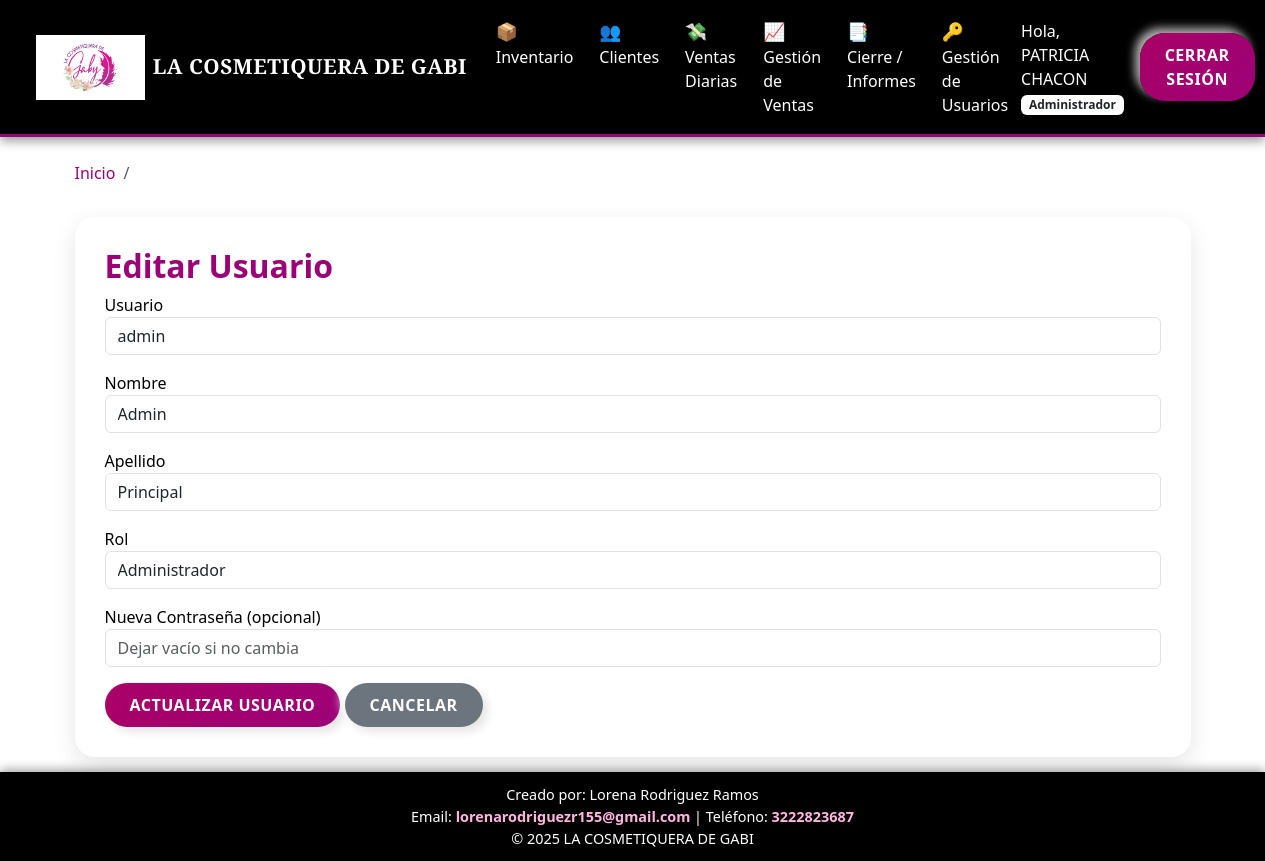
The app's page /usuarios/editar/1 (signed in) with its own data.
### app.py (models this page shows, shortened)
class Usuario(UserMixin, db.Model):
    id = db.Column(db.Integer, primary_key=True)
    username = db.Column(db.String(100), unique=True, nullable=False)
    nombre = db.Column(db.String(100), nullable=False)
    apellido = db.Column(db.String(100), nullable=False)
    cedula = db.Column(db.String(20), unique=True, nullable=False)
    rol = db.Column(db.String(50), default='Vendedora')
    password_hash = db.Column(db.String(200))

### app.py (the view, shortened to what this page needs)
@app.route('/usuarios/editar/<int:usuario_id>', methods=['GET', 'POST'])
@login_required
def editar_usuario(usuario_id):
    if current_user.rol.lower() != 'administrador':
        flash('Permiso denegado.', 'danger')
        return redirect(url_for('usuarios'))
    usuario = Usuario.query.get_or_404(usuario_id)
    return render_template('editar_usuario.html', usuario=usuario)

### app.py (called while the page is built)
@app.context_processor
def inject_global_data():
    from datetime import timedelta
    return dict(timedelta=timedelta)

@login_manager.user_loader
def load_user(user_id):
    return Usuario.query.get(int(user_id))

### templates/editar_usuario.html (shortened to what this page needs)
{% extends "base.html" %}
{% block content %}
<h2>Editar Usuario</h2>
<form method="POST">
  <div class="mb-3">
    <label>Usuario</label>
    <input type="text" name="username" class="form-control" value="{{ usuario.username }}" required>
  </div>
  <div class="mb-3">
    <label>Nombre</label>
    <input type="text" name="nombre" class="form-control" value="{{ usuario.nombre }}" required>
  </div>
  <div class="mb-3">
    <label>Apellido</label>
    <input type="text" name="apellido" class="form-control" value="{{ usuario.apellido }}" required>
  </div>
  <div class="mb-3">
    <label>Rol</label>
    <select name="rol" class="form-control" required>
      <option value="Administrador" {% if usuario.rol=='Administrador' %}selected{% endif %}>Administrador</option>
    </select>
  </div>
  <div class="mb-3">
    <label>Nueva Contraseña (opcional)</label>
    <input type="password" name="password" class="form-control" placeholder="Dejar vacío si no cambia">
  </div>
  <button type="submit" class="btn btn-primary">Actualizar Usuario</button>
  <a href="{{ url_for('usuarios') }}" class="btn btn-secondary">Cancelar</a>
</form>
{% endblock %}

### templates/base.html (shortened to what this page needs)
<!doctype html>
<html lang="es">
<head>
  <link href="https://cdn.jsdelivr.net/npm/bootstrap@5.3.3/dist/css/bootstrap.min.css" rel="stylesheet">
  <link rel="stylesheet" href="{{ url_for('static', filename='css/styles.css') }}">
  <link rel="stylesheet" href="https://cdnjs.cloudflare.com/ajax/libs/font-awesome/6.0.0-beta3/css/all.min.css">
</head>
<body>
  {% if current_user.is_authenticated %}
  <nav class="navbar navbar-expand-lg navbar-dark navbar-custom">
    <div class="container-fluid">
      <a class="navbar-brand d-flex align-items-center" href="{{ url_for('dashboard') }}">
        <img src="{{ url_for('static', filename='img/LOGO.png') }}" alt="Logo" class="logo-barra">
        <span class="titulo-logo ms-2">LA COSMETIQUERA DE GABI</span>
      </a>
      <div class="collapse navbar-collapse" id="navbarNav">
        <ul class="navbar-nav mx-auto mb-2 mb-lg-0">
          <li class="nav-item">
            <a class="nav-link" href="{{ url_for('inventario') }}">
              <span class="nav-emoji">📦</span>
              Inventario
            </a>
          </li>
          <li class="nav-item">
            <a class="nav-link" href="{{ url_for('clientes') }}">
              <span class="nav-emoji">👥</span>
              Clientes
            </a>
          </li>
          <li class="nav-item">
            <a class="nav-link" href="{{ url_for('nueva_venta') }}">
              <span class="nav-emoji">💸</span>
              Ventas Diarias
            </a>
          </li>
          {% if current_user.rol.lower() == 'administrador' %}
          <li class="nav-item">
            <a class="nav-link" href="{{ url_for('gestion_ventas') }}">
              <span class="nav-emoji">📈</span>
              Gestión de Ventas
            </a>
          </li>
          <li class="nav-item">
            <a class="nav-link" href="{{ url_for('reportes') }}">
              <span class="nav-emoji">📑</span>
              Cierre / Informes
            </a>
          </li>
          <li class="nav-item">
            <a class="nav-link" href="{{ url_for('usuarios') }}">
              <span class="nav-emoji">🔑</span>
              Gestión de Usuarios
            </a>
          </li>
          {% endif %}
        </ul>
        <span class="navbar-text me-3 text-white">
          Hola, {{ current_user.username }}
          <span class="badge bg-white text-dark">{{ current_user.rol }}</span>
        </span>
        <a class="btn btn-primary" href="{{ url_for('logout') }}">Cerrar Sesión</a>
      </div>
    </div>
  </nav>
  {% endif %}
  <div class="container mt-4 fade-in">
    {% block breadcrumb %}
    <nav aria-label="breadcrumb">
      <ol class="breadcrumb">
        <li class="breadcrumb-item"><a href="{{ url_for('dashboard') }}">Inicio</a></li>
        <li class="breadcrumb-item active" aria-current="page">{% block page %}{% endblock %}</li>
      </ol>
    </nav>
    {% endblock %}
  </div>
  <div class="content-wrapper container mt-3 fade-in">
    <div class="main-card">
      {% block content %}{% endblock %}
    </div>
  </div>
  <footer>
    <div>Creado por: Lorena Rodriguez Ramos</div>
    <div>Email: <a href="mailto:lorenarodriguezr155@gmail.com">lorenarodriguezr155@gmail.com</a> | Teléfono: <a href="tel:+573222823687">3222823687</a></div>
    &copy; 2025 LA COSMETIQUERA DE GABI
  </footer>
</body>
</html>

### static/css/styles.css (style rules this page uses)
:root { --color-principal: #9c0277; --color-principal-light: #aa0066; --color-principal-dark: #800050; --color-secundario: #000000; --color-texto-claro: #FFFFFF; --color-fondo-suave: #F8F8F8; }
body { background-color: var(--color-texto-claro); color: var(--color-secundario); font-family: 'Segoe UI', Tahoma, Geneva, Verdana, sans-serif; position: relative; }
.navbar-custom { background-color: var(--color-secundario); border-bottom: 3px solid var(--color-principal); box-shadow: 0 2px 10px rgba(0,0,0,0.3); }
.navbar-custom .nav-link, .navbar-custom .navbar-brand { color: var(--color-texto-claro) !important; font-weight: 500; }
h1, h2, h3 { color: var(--color-principal); font-weight: 600; }
.btn { border: none; border-radius: 25px; padding: 10px 25px; font-weight: bold; transition: all 0.3s ease-in-out; cursor: pointer; text-transform: uppercase; letter-spacing: 0.5px; box-shadow: 5px 5px 10px rgba(0,0,0,0.1), -5px -5px 10px rgba(255,255,255,0.7); }
.btn-primary, .btn-pink-custom { background: linear-gradient(135deg, var(--color-principal-light) 0%, var(--color-principal) 100%); color: var(--color-texto-claro) !important; }

### templates/base.html (style rules this page uses)
html, body { height: 100%; margin: 0; display: flex; flex-direction: column; }
.content-wrapper { flex: 1; padding-bottom: 15px; }
.navbar-custom { background-color: #000; box-shadow: 0 4px 10px rgba(0, 0, 0, 0.4); padding: 0.6rem 1.5rem; }
.logo-barra { height: 65px; width: auto; object-fit: contain; background: transparent; filter: drop-shadow(0 3px 8px rgba(0,0,0,0.6)); transition: transform 0.3s ease, filter 0.3s ease; }
.titulo-logo { font-family: 'Playfair Display', serif; font-weight: 900; font-size: 1.3rem; color: #fff; letter-spacing: 0.5px; }
.nav-emoji { font-size: 1.1em; margin-right: 5px; vertical-align: middle; }
.navbar-nav .nav-link { color: #fff !important; font-weight: 500; margin: 0 5px; transition: all 0.3s ease-in-out; }
.breadcrumb-item a { color: #9c0277; text-decoration: none; }
.main-card { background-color: #fff; border-radius: 20px; padding: 30px; box-shadow: 0 8px 25px rgba(0,0,0,0.1); }
.fade-in { animation: fadeIn 0.8s ease-in; }
footer { background-color: #000; color: #fff; padding: 12px 0; text-align: center; margin-top: auto; font-size: 0.9rem; box-shadow: 0 -2px 10px rgba(0,0,0,0.4); }
footer a { font-weight: 600; color: #ffb6e1; text-decoration: none; transition: color 0.3s ease; }

### records on screen
Usuario: username "PATRICIA CHACON", rol "Administrador"
Usuario: username "admin", nombre "Admin", apellido "Principal", rol "Administrador"
